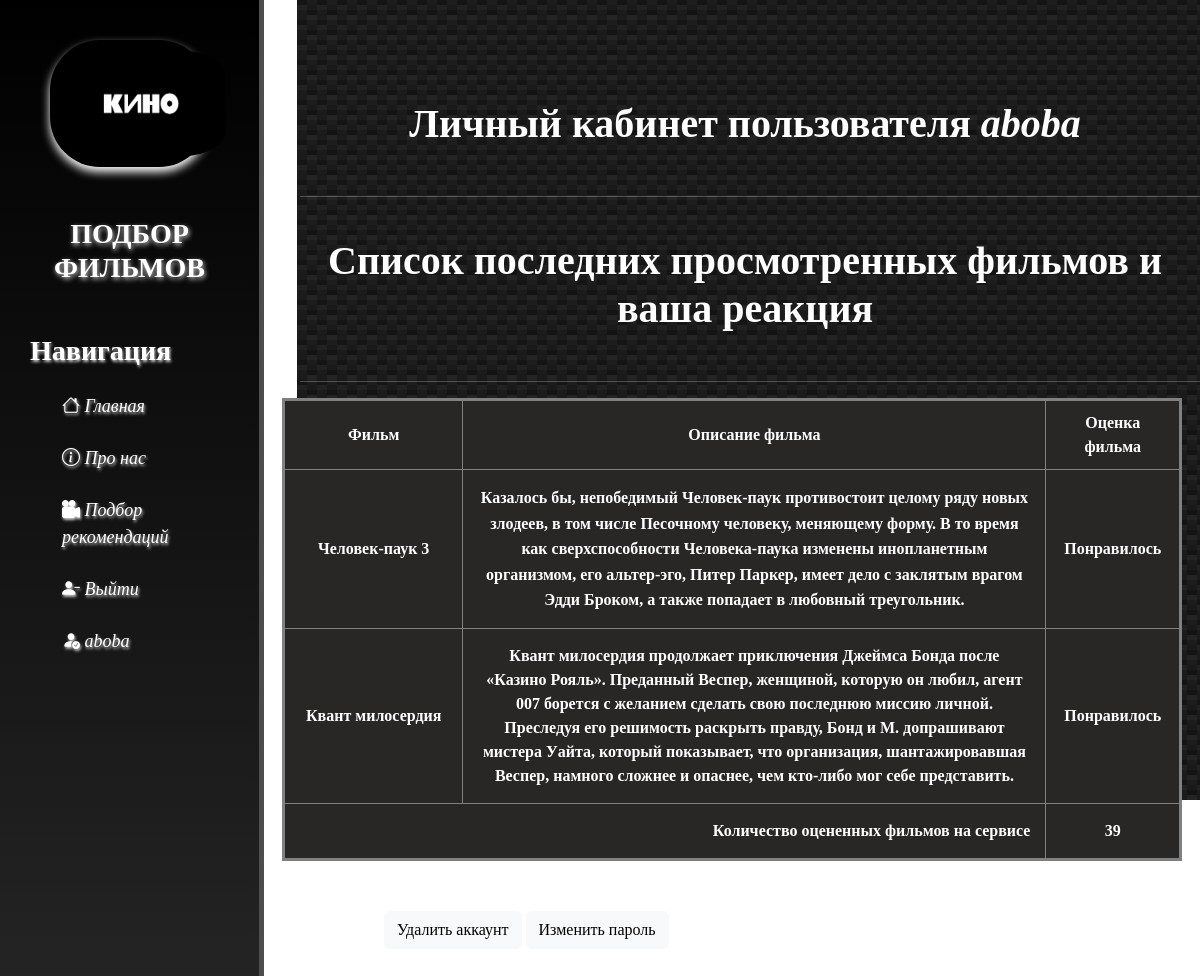
/lkuser/ (signed in), run on the app's committed database.
### films/models.py (models this page shows, shortened)
class Reaction(models.Model):
    username = models.ForeignKey(User,on_delete=models.CASCADE)
    like=models.CharField('Реакция',max_length=20)
    title=models.ForeignKey(Film,on_delete=models.CASCADE)
    recsys = models.IntegerField('Система рекомендаций',default=None)
    class Meta:
        verbose_name = 'Реакция пользователя'
        verbose_name_plural = 'Реакции Пользователей'

class Film(models.Model):
    title = models.CharField('Название фильма',max_length=30)
    director = models.CharField('Режиссер',max_length=25)
    overflew = models.CharField('Описание',max_length=300,default=None)
    soup = models.CharField('РекСистем', max_length=200,default=None)
    def __str__(self):
        return self.title
    class Meta:
        verbose_name = 'Фильм'
        verbose_name_plural = 'Фильмы'

### films/views.py (the view, shortened to what this page needs)
# urls.py: path('lkuser/',kabinet,name='kabinet'),
def kabinet(request):
    current_user = request.user
    username1 = request.user.username
    react = Reaction.objects.all()
    film = Film.objects.all()
    ok = 0
    ok1 = 0
    for p in react:
        if p.username == current_user:
            ok+=1
    if ok >= 2:
        for p in react:
            if p.username == current_user:
                ok1+=1
                if (ok1 == ok-1):
                    first = p
                    first_overflew = p.title.overflew
                if ok1 == ok:
                    second = p
                    second_overflew = p.title.overflew
    context = {
         'username1':username1,
         'react':react,
         'first':first,
         'first_overflew':first_overflew,
         'second':second,
         'ok':ok,
         'second_overflew':second_overflew,
         'current_user':current_user,
         'film':film
    }
    return render (request,'films/kabinet.html',context=context)

### films/templates/films/kabinet.html (shortened to what this page needs)
{%extends 'films/base.html'%}
{%block content%}
<div class="features1">
    <h1>Личный кабинет пользователя <i>{{username1}}</i></h1><br>
    <hr>
    <br><h1>Список последних просмотренных фильмов и ваша реакция</h1><br>
    <hr>
</div>
    <table class="table-bold" border="3">
        <thead>
            <tr>
                <th class="first">Фильм</th>
                <th class="second">Описание фильма</th>
                <th>Оценка фильма</th>
            </tr>
        </thead>
        <tbody>
            <tr>
                <td> {{first.title}}</td>
                <td class="second">{{first_overflew}}</td>
                <td>{{first.like}}</td>
            </tr>
            <tr>
                <td> {{second.title}}</td>
                <td>{{second_overflew}}</td>
                <td>{{second.like}}</td>
            </tr>
        </tbody>
        <tfoot>
            <tr>
                <td colspan="2" style="text-align:right">Количество оцененных фильмов на сервисе</td><td>{{ok}}</td>
            </tr>
        </tfoot>
    </table>
    <form>
        <button class ="btn btn-light" formaction="/lkuser/0" formmethod="post">Удалить аккаунт</button>
        <button class ="btn btn-light" formaction="/lkuser/1" formmethod="post">Изменить пароль</button>
    </form>
{%endblock%}

### films/templates/films/base.html (shortened to what this page needs)
{% load static %}
<!DOCTYPE html>
<html lang="ru">
<head>
    <link rel="stylesheet" href="https://cdn.jsdelivr.net/npm/bootstrap@5.2.2/dist/css/bootstrap.min.css">
    <link rel="stylesheet" href="{% static 'films/css/main.css' %}">
    <link rel="stylesheet" href="https://cdn.jsdelivr.net/npm/bootstrap-icons@1.10.2/font/bootstrap-icons.css">
</head>
<body>
    <aside>
        <div class="card">
            <img class="logo-img" src="{% static 'films/img/logo_simple.jpg' %}" alt="Логотип">
        </div>
        <h1 class="logo">ПОДБОР ФИЛЬМОВ</h1>
        <h3>Навигация</h3>
        <ul>
            <a href="{% url 'home' %}"><li><i class="bi bi-house"></i><i> Главная</i></li></a>
            <a href="{% url 'about' %}"><li><i class="bi bi-info-circle"></i><i> Про нас</i></li></a>
            {%if request.user.is_authenticated %}
            <a href="{%url 'recom'%}"><li><i class="bi bi-camera-reels-fill"></i><i> Подбор рекомендаций</i></li></a>
            <a href="{%url 'logout'%}"><li><i class="bi bi-person-dash-fill"></i><i> Выйти</i></li></a>
            <a href="{%url 'kabinet'%}"><li><i class="bi bi-person-fill-check"></i><i> {{user.username}}</i></li></a>
            {%else%}
            <a href="{%url 'register' %}"><li><i class="bi bi-person-add"></i><i> Регистрация</i></li></a>
            <a href="{%url 'login' %}"><li><i class="bi bi-person"></i><i> Войти</i></li></a>
            {%endif%}
        </ul>
    </aside>
    <main>
        {% block content %}
        {%endblock%}
    </main>
</body>
</html>

### films/static/films/css/main.css (style rules this page uses)
body { margin:0; padding: 0; font-family: Tahoma; }
aside { float:left; background:linear-gradient(to top, #2c2c2c,#000000); width: 22%; padding: 2.5%; height: 150vh; color: #fff; border-right: 5px solid #4d4d4d; }
aside .card { width: 80%; margin:10px auto; padding: 5px; background-color: #000; box-shadow: 0 5px 10px #fff; border-radius: 50px; }
aside .logo-img { display:block; width: 170px; height: 105px; margin: 5px auto; border-radius: 25%; }
aside .logo { font-size: 28px; text-align: center; color:#fff; margin-top: 50px; font-weight: bold; text-shadow: 1px 2px 5px #ccc; }
aside h3 { margin-top: 50px; font-size: 28px; font-weight: bold; text-shadow: 1px 2px 3px #ccc; }
aside ul { list-style: none; }
aside ul li { color: #fff;; display: block; font-size: 18px; margin-top: 25px; transition: transform .6s ease; text-shadow: 1px 2px 3px #ccc; }
aside ul li:hover, aside ul a { color: #ca3737; font-size: 18px; text-decoration: none; transform:scale(1.1); }
main .features1 { position: relative;z-index: 2; float: right; color: #fff; margin-top: 100px; text-align:center; width: 75%; }
main .features1 h1 { font-size: 40px;font-weight: bold;padding-right: 10px; }
form { position: relative;z-index: 2; margin-left: 32%; width: 500px; margin-top: 50px; }
main table { position: relative;z-index: 2; color:red; border: 3px solid grey; background:rgb(41, 38, 38); border-collapse: collapse; border-radius: 10px }
main .table-bold { position: relative;z-index: 2; font-weight:bold; width:75%; margin: auto; text-align: center; }
main .table-bold th.first { width: 20%; text-align: center; }
main .table-bold th.second { width: 65%; }
main .table-bold td.second { text-align: center; line-height: 1.6; font-size: 16px; }
main .table-bold td { text-align: center; }
main tr { color:#fff; }
main th { color : #fff; padding: 10px; border: 1px solid grey; border-right: 20px; padding: 10px; text-align: center; }
main td { border: 1px solid grey; padding: 15px; }

### data on the page
Reaction: title "Человек-паук 3", like "Понравилось"
Film: overflew "Казалось бы, непобедимый Человек-паук противостоит целому ряду новых злодеев, в том числе Песочному человеку, меняющему форму. В то время как сверхспособности Человека-паука изменены инопланетным организмом, его альтер-эго, Питер Паркер, имеет дело с заклятым врагом Эдди Броком, а также попадает в любовный треугольник."
Reaction: title "Квант милосердия", like "Понравилось"
Film: overflew "Квант милосердия продолжает приключения Джеймса Бонда после «Казино Рояль». Преданный Веспер, женщиной, которую он любил, агент 007 борется с желанием сделать свою последнюю миссию личной. Преследуя его решимость раскрыть правду, Бонд и М. допрашивают мистера Уайта, который показывает, что организация, шантажировавшая Веспер, намного сложнее и опаснее, чем кто-либо мог себе представить."

### other printed values
{{ user.username }} "aboba"
{{ username1 }} "aboba"
{{ ok }} "39"
